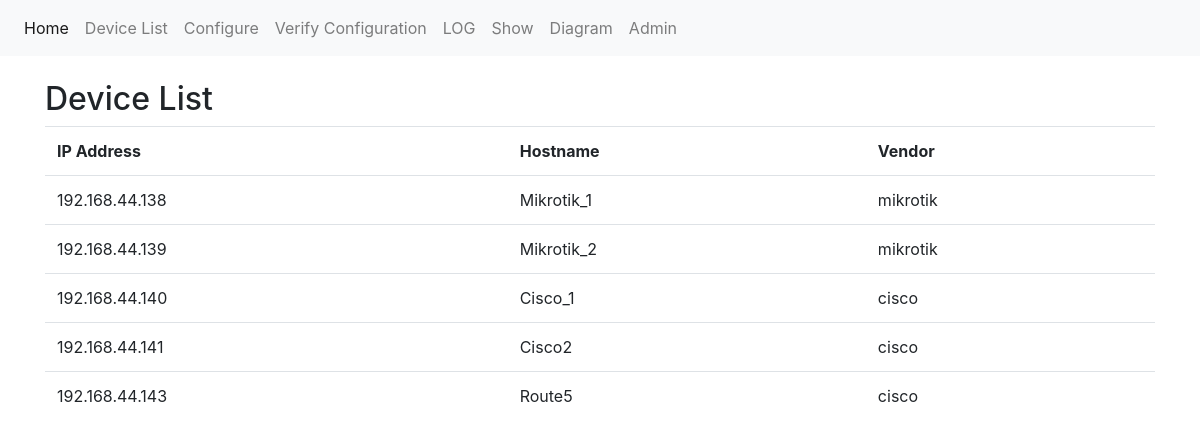
Page /devices/ on the committed database.
### network_automation/models.py (models this page shows, shortened)
class Device(models.Model):
    ip_address = models.CharField(max_length=255)
    hostname = models.CharField(max_length=255)
    username = models.CharField(max_length=255)
    password = models.CharField(max_length=255)
    ssh_port = models.IntegerField(default=22)
    VENDOR_CHOICES = (
        ('mikrotik', 'Mikrotik'),
        ('cisco', 'Cisco')
    )
    vendor = models.CharField(max_length=255, choices=VENDOR_CHOICES)

### network_automation/views.py (the view)
# urls.py: path('devices/', views.devices, name="devices"),
def devices(request):
    all_device = Device.objects.all()
    contex = {
        'all_device': all_device
    }
    return render(request, 'devices.html', contex)

### templates/devices.html (shortened to what this page needs)
{% extends 'base.html' %}
{% block body %}
<div class="container">
  <h2 class="mt-4">Device List</h2>
    <table class="table">
        <tr>
            <th>IP Address</th>
            <th>Hostname</th>
            <th>Vendor</th>
        </tr>
        {% for device in all_device %}
        <tr>
            <td>{{ device.ip_address }}</td>
            <td>{{ device.hostname }}</td>
            <td>{{ device.vendor }}</td>
        </tr>
        {% endfor %}
    </table>
</div>
{% endblock %}

### rows in the picture
Device: ip_address "192.168.44.138", hostname "Mikrotik_1", vendor "mikrotik"
Device: ip_address "192.168.44.139", hostname "Mikrotik_2", vendor "mikrotik"
Device: ip_address "192.168.44.140", hostname "Cisco_1", vendor "cisco"
Device: ip_address "192.168.44.141", hostname "Cisco2", vendor "cisco"
Device: ip_address "192.168.44.143", hostname "Route5", vendor "cisco"
